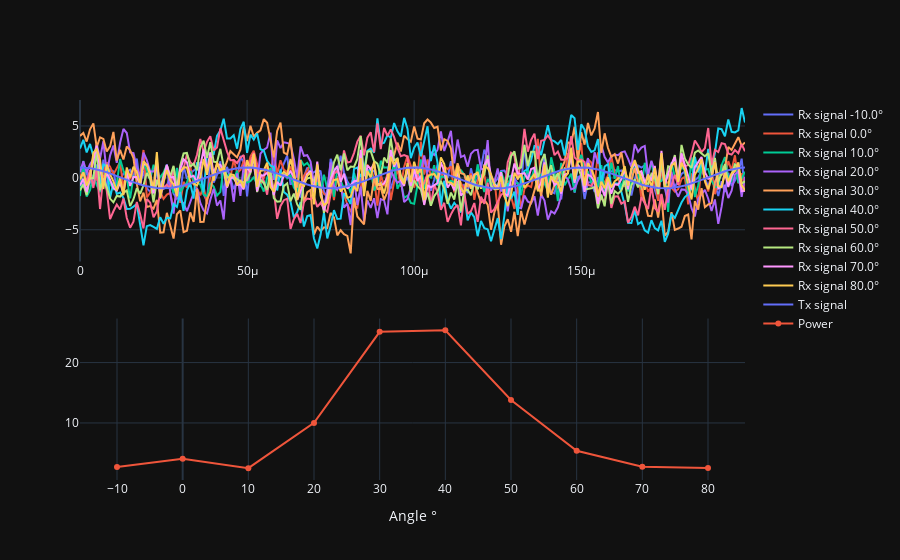

Here is the notebook cell this chart was saved with:
### Markdown cell above
## Let simulate creation of 10 beams 

10 beams from signal arrival - 45° to signal arrival + 45°

### Code cell
theta_scan = np.linspace(theta_degrees-45, theta_degrees+45, 10)

results = list()
powers = list()

if not use_matplotlib:
   fig = go.Figure()
   fig = go.Figure().set_subplots(2, 1, horizontal_spacing=0.1)

for theta_i in theta_scan:
   w = beamforming.create_steering_vectors(antena_rx_nbr, antena_spacing, np.radians(theta_i))
   X_weighted = beamforming.beamforming(rx_signals, w)
   powers.append(np.var(X_weighted))
   if use_matplotlib:
      plt.plot(np.asarray(X_weighted).squeeze().real[0:200], label="Beam " + str(theta_i) + "°")
   else:
      fig.add_trace(go.Scatter(x=t[0:200], y=np.asarray(X_weighted).squeeze().real[0:200], mode='lines', name="Rx signal " + str(theta_i) + "°"), row=1, col=1)

if use_matplotlib:
   plt.legend()
   plt.show()
else:
   fig.add_trace(go.Scatter(x=t[0:200], y=np.asarray(tx_signal).squeeze().real[0:200], mode='lines', name="Tx signal"), row=1, col=1)
   fig.add_trace(go.Scatter(x=theta_scan, y=powers, name="Power"), row=2, col=1)
   fig.update_layout(template="plotly_dark")
   fig.update_xaxes(title_text = "Angle °", tickmode="array", tickvals=theta_scan, row=2, col=1)
   fig.show()

### Figure 1 — Plotly figure (JSON) as saved in the notebook; plotly's stock layout.template omitted (floating-point values rounded to 4 significant figures; data arrays with more than 128 entries replaced by an {"elided": "..."} marker saying what was removed)
{"data": [{"mode": "lines", "name": "Rx signal -10.0°", "type": "scatter", "x": {"elided": "200 float values"}, "xaxis": "x", "y": {"elided": "200 float values"}, "yaxis": "y"}, {"mode": "lines", "name": "Rx signal 0.0°", "type": "scatter", "x": {"elided": "200 float values"}, "xaxis": "x", "y": {"elided": "200 float values"}, "yaxis": "y"}, {"mode": "lines", "name": "Rx signal 10.0°", "type": "scatter", "x": {"elided": "200 float values"}, "xaxis": "x", "y": {"elided": "200 float values"}, "yaxis": "y"}, {"mode": "lines", "name": "Rx signal 20.0°", "type": "scatter", "x": {"elided": "200 float values"}, "xaxis": "x", "y": {"elided": "200 float values"}, "yaxis": "y"}, {"mode": "lines", "name": "Rx signal 30.0°", "type": "scatter", "x": {"elided": "200 float values"}, "xaxis": "x", "y": {"elided": "200 float values"}, "yaxis": "y"}, {"mode": "lines", "name": "Rx signal 40.0°", "type": "scatter", "x": {"elided": "200 float values"}, "xaxis": "x", "y": {"elided": "200 float values"}, "yaxis": "y"}, {"mode": "lines", "name": "Rx signal 50.0°", "type": "scatter", "x": {"elided": "200 float values"}, "xaxis": "x", "y": {"elided": "200 float values"}, "yaxis": "y"}, {"mode": "lines", "name": "Rx signal 60.0°", "type": "scatter", "x": {"elided": "200 float values"}, "xaxis": "x", "y": {"elided": "200 float values"}, "yaxis": "y"}, {"mode": "lines", "name": "Rx signal 70.0°", "type": "scatter", "x": {"elided": "200 float values"}, "xaxis": "x", "y": {"elided": "200 float values"}, "yaxis": "y"}, {"mode": "lines", "name": "Rx signal 80.0°", "type": "scatter", "x": {"elided": "200 float values"}, "xaxis": "x", "y": {"elided": "200 float values"}, "yaxis": "y"}, {"mode": "lines", "name": "Tx signal", "type": "scatter", "x": {"elided": "200 float values"}, "xaxis": "x", "y": {"elided": "200 float values"}, "yaxis": "y"}, {"name": "Power", "type": "scatter", "x": [-10, 0, 10, 20, 30, 40, 50, 60, 70, 80], "xaxis": "x2", "y": [2.696, 4.068, 2.514, 10.01, 25.09, 25.34, 13.81, 5.389, 2.77, 2.551], "yaxis": "y2"}], "layout": {"xaxis": {"anchor": "y", "domain": [0, 1]}, "xaxis2": {"anchor": "y2", "domain": [0, 1], "tickmode": "array", "tickvals": [-10, 0, 10, 20, 30, 40, 50, 60, 70, 80], "title": {"text": "Angle °"}}, "yaxis": {"anchor": "x", "domain": [0.575, 1]}, "yaxis2": {"anchor": "x2", "domain": [0, 0.425]}}}
